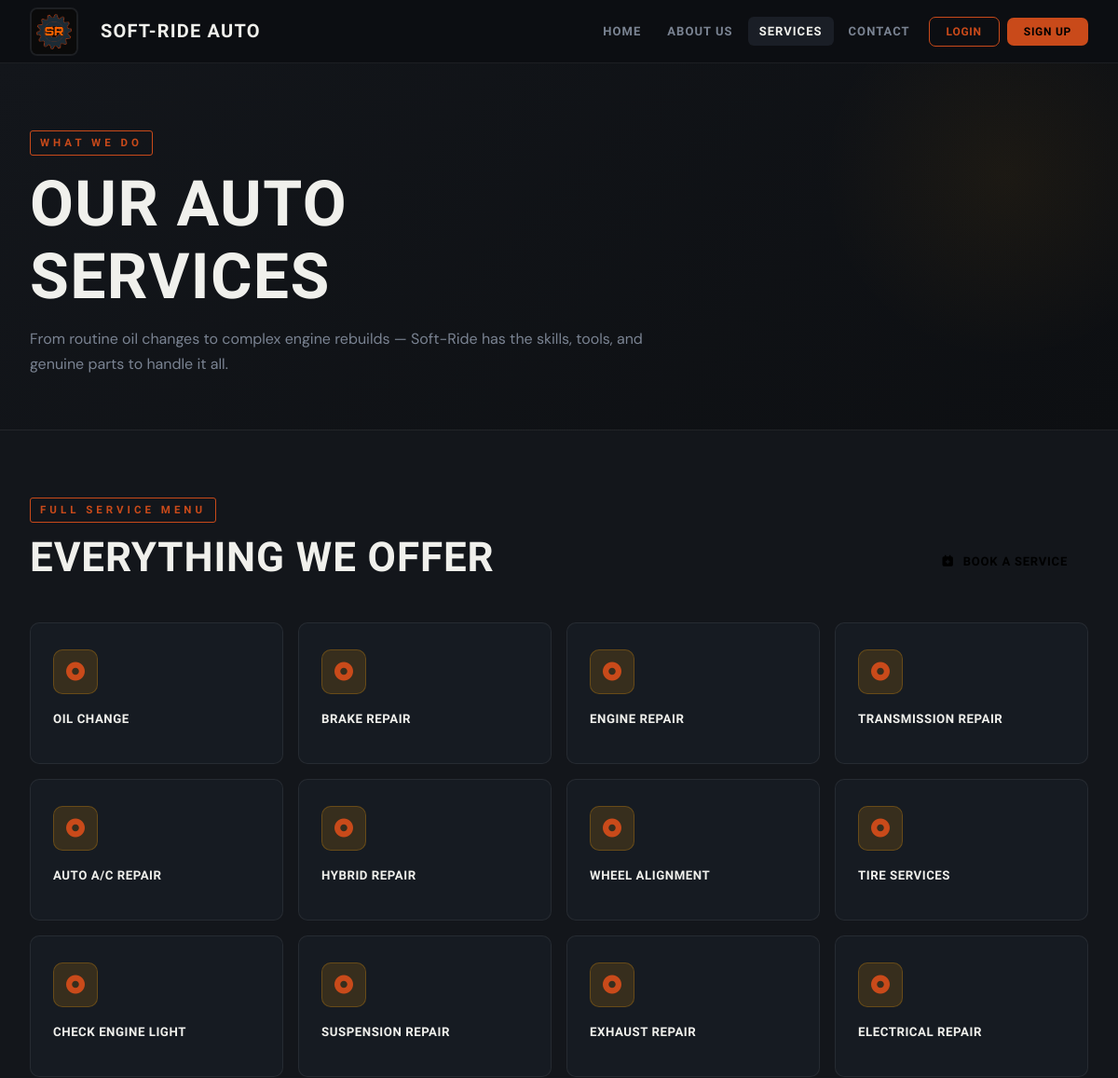
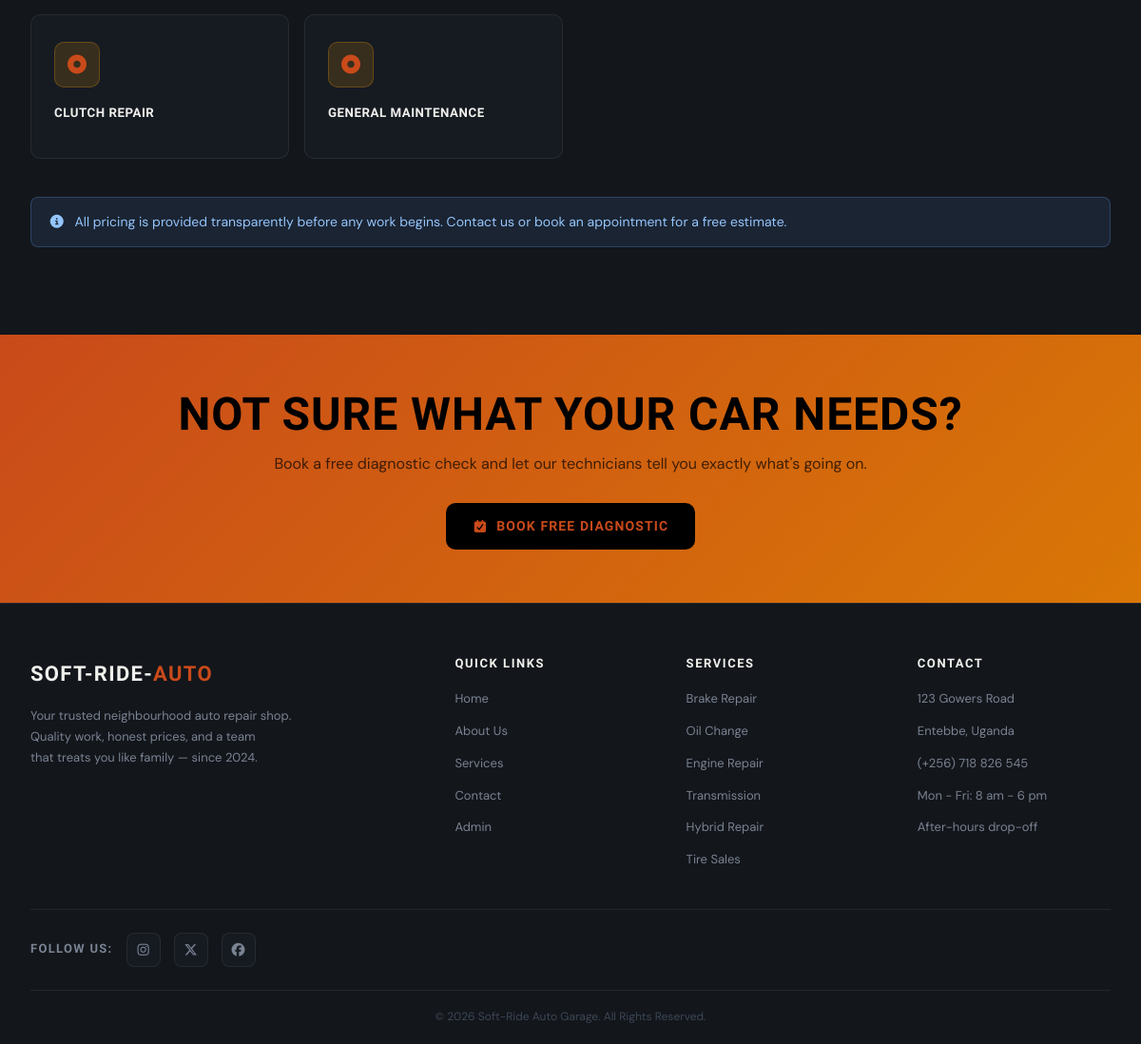
/services.php, run on the app's committed database (2 pictures, top to bottom).
### tables this page shows
CREATE TABLE IF NOT EXISTS services (
    service_id   INT AUTO_INCREMENT PRIMARY KEY,
    service_name VARCHAR(100),
    price        DECIMAL(12,2),
    service_description TEXT
);

### services.php (the view, shortened to what this page needs)
<?php
require_once 'config/connect.php';
$query = "SELECT * FROM services";
$result = mysqli_query($conn, $query);
include 'header.php';
?>
<main>
<section class="page-hero">
    <div class="page-hero-content">
        <span class="section-tag">What We Do</span>
        <h1>Our Auto<br>Services</h1>
        <p>From routine oil changes to complex engine rebuilds — Soft-Ride has the skills, tools, and genuine parts to handle it all.</p>
    </div>
</section>
<section style="max-width:1200px; margin:0 auto; padding:72px 32px;">
    <div class="section-header">
        <div>
            <span class="section-tag">Full Service Menu</span>
            <h2>Everything We Offer</h2>
        </div>
        <a href="bookings.php" class="btn-primary" style="display:inline-flex;align-items:center;gap:8px;font-family:var(--font-head);font-size:13px;font-weight:700;letter-spacing:0.06em;text-transform:uppercase;background:var(--accent);color:#000;padding:11px 22px;border-radius:9px;border:none;cursor:pointer;">
            <i class="fa-solid fa-calendar-plus"></i> Book a Service
        </a>
    </div>
    <div class="services-grid">
        <?php foreach ($result as $row): ?>
            <a class="service-card" href="bookings.php">
                <span class="service-icon"><i class="fa-solid fa-circle-dot"></i></span>
                <div class="service-name"><?php echo $row['service_name']; ?></div>
            </a>
        <?php endforeach; ?>
    </div>
    <div class="alert alert-info" style="margin-top:40px;">
        <i class="fa-solid fa-circle-info"></i>
        <span>All pricing is provided transparently before any work begins. Contact us or book an appointment for a free estimate.</span>
    </div>
</section>
<section class="cta-band">
    <h2>Not sure what your car needs?</h2>
    <p>Book a free diagnostic check and let our technicians tell you exactly what's going on.</p>
    <a href="bookings.php" class="btn-dark"><i class="fa-solid fa-calendar-check"></i> Book Free Diagnostic</a>
</section>
</main>
<?php include 'footer.php'; ?>

### header.php (shortened to what this page needs)
<!DOCTYPE html>
<html lang="en">
<head>
    <link rel="stylesheet" href="assets/icons/css/all.min.css">
    <link rel="stylesheet" href="assets/style.css">
</head>
<body>
<header>
    <div class="logo">
        <img src="assets/images/company.png" alt="Soft-Ride Auto Logo" width="100%" height="100%">
    </div>
    <a href="index.php" class="brand-wordmark">SOFT-RIDE <span>AUTO</span></a>
    <nav id="navbar">
        <ul>
            <li><a href="index.php">Home</a></li>
            <?php if (isset($_SESSION['user_id'])): ?>
                <li><a href="services.php">Services</a></li>
                <li><a href="shop_parts.php">Shop Parts</a></li>
                <li><a href="bookings.php">Bookings</a></li>
                <button class="action-btn"><a href="index.php?logout=true">Log Out</a></button>
            <?php else: ?>
                <li><a href="about_us.php">About Us</a></li>
                <li><a href="services.php">Services</a></li>
                <li><a href="bookings.php">Contact</a></li>
                <button class="action-btn outline"><a href="auth/login.php">Login</a></button>
                <button class="action-btn"><a href="auth/Signup.php">Sign Up</a></button>
            <?php endif; ?>
        </ul>
    </nav>
</header>

### footer.php (shortened to what this page needs)
<footer>
    <div class="container">
        <div class="footer-brand">
            <a class="brand-name" href="<?= $rootPath ?? '' ?>index.php">SOFT-RIDE-<span>AUTO</span></a>
            <p>Your trusted neighbourhood auto repair shop.<br>
               Quality work, honest prices, and a team<br>
               that treats you like family — since 2024.</p>
        </div>
        <div class="footer-col">
            <h4>Quick Links</h4>
            <ul>
                <li><a href="index.php">Home</a></li>
                <li><a href="about_us.php">About Us</a></li>
                <li><a href="services.php">Services</a></li>
                <li><a href="bookings.php">Contact</a></li>
                <li><a href="admin_login.php">Admin</a></li>
            </ul>
        </div>
        <div class="footer-col">
            <h4>Services</h4>
            <ul>
                <li><a href="services.php">Brake Repair</a></li>
                <li><a href="services.php">Oil Change</a></li>
                <li><a href="services.php">Engine Repair</a></li>
                <li><a href="services.php">Transmission</a></li>
                <li><a href="services.php">Hybrid Repair</a></li>
                <li><a href="services.php">Tire Sales</a></li>
            </ul>
        </div>
        <div class="footer-col">
            <h4>Contact</h4>
            <ul>
                <li><a href="bookings.php">123 Gowers Road</a></li>
                <li><a href="bookings.php">Entebbe, Uganda</a></li>
                <li><a href="tel:+256718826545">(+256) 718 826 545</a></li>
                <li><a href="bookings.php">Mon - Fri: 8 am - 6 pm</a></li>
                <li><a href="bookings.php">After-hours drop-off</a></li>
            </ul>
        </div>
    </div>
    <div class="follow">
        <h4>Follow us:</h4>
        <a href="#"><i class="fab fa-instagram"></i></a>
        <a href="#"><i class="fab fa-x-twitter"></i></a>
        <a href="#"><i class="fab fa-facebook"></i></a>
    </div>
    <div class="copyright">© 2026 Soft-Ride Auto Garage. All Rights Reserved.</div>
</footer>
</body>
</html>

### data on the page
services: service_name "OIL CHANGE"
services: service_name "BRAKE REPAIR"
services: service_name "ENGINE REPAIR"
services: service_name "TRANSMISSION REPAIR"
services: service_name "AUTO A/C REPAIR"
services: service_name "HYBRID REPAIR"
services: service_name "WHEEL ALIGNMENT"
services: service_name "TIRE SERVICES"
services: service_name "CHECK ENGINE LIGHT"
services: service_name "SUSPENSION REPAIR"
services: service_name "EXHAUST REPAIR"
services: service_name "ELECTRICAL REPAIR"
services: service_name "CLUTCH REPAIR"
services: service_name "GENERAL MAINTENANCE"
